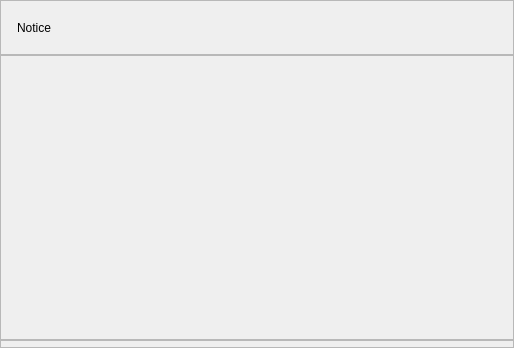
<?xml version="1.0" encoding="UTF-8"?>
<ui version="4.0">
 <class>OMessageBox</class>
 <widget class="QDialog" name="OMessageBox">
  <property name="geometry">
   <rect>
    <x>0</x>
    <y>0</y>
    <width>514</width>
    <height>348</height>
   </rect>
  </property>
  <property name="windowTitle">
   <string>OAbstractMessageBox</string>
  </property>
  <layout class="QVBoxLayout" name="verticalLayout" stretch="0,1,0">
   <property name="spacing">
    <number>0</number>
   </property>
   <property name="leftMargin">
    <number>0</number>
   </property>
   <property name="topMargin">
    <number>0</number>
   </property>
   <property name="rightMargin">
    <number>0</number>
   </property>
   <property name="bottomMargin">
    <number>0</number>
   </property>
   <item>
    <widget class="QFrame" name="frameTitle">
     <property name="minimumSize">
      <size>
       <width>0</width>
       <height>55</height>
      </size>
     </property>
     <property name="frameShape">
      <enum>QFrame::StyledPanel</enum>
     </property>
     <property name="frameShadow">
      <enum>QFrame::Raised</enum>
     </property>
     <layout class="QHBoxLayout" name="horizontalLayout_2" stretch="0,1,0">
      <property name="spacing">
       <number>6</number>
      </property>
      <property name="leftMargin">
       <number>3</number>
      </property>
      <property name="topMargin">
       <number>3</number>
      </property>
      <property name="rightMargin">
       <number>3</number>
      </property>
      <property name="bottomMargin">
       <number>3</number>
      </property>
      <item>
       <widget class="QLabel" name="labelTitleImage">
        <property name="maximumSize">
         <size>
          <width>24</width>
          <height>24</height>
         </size>
        </property>
        <property name="text">
         <string/>
        </property>
        <property name="pixmap">
         <pixmap resource="omessagebox.qrc">:/images/info.png</pixmap>
        </property>
        <property name="scaledContents">
         <bool>true</bool>
        </property>
        <property name="alignment">
         <set>Qt::AlignCenter</set>
        </property>
       </widget>
      </item>
      <item>
       <widget class="QLabel" name="labelTitle">
        <property name="text">
         <string>Notice</string>
        </property>
       </widget>
      </item>
      <item>
       <widget class="QToolButton" name="toolButtonClose">
        <property name="text">
         <string/>
        </property>
        <property name="icon">
         <iconset resource="omessagebox.qrc">
          <normaloff>:/images/close.png</normaloff>:/images/close.png</iconset>
        </property>
        <property name="iconSize">
         <size>
          <width>16</width>
          <height>16</height>
         </size>
        </property>
        <property name="autoRaise">
         <bool>true</bool>
        </property>
       </widget>
      </item>
     </layout>
    </widget>
   </item>
   <item>
    <widget class="QFrame" name="frameText">
     <property name="frameShape">
      <enum>QFrame::StyledPanel</enum>
     </property>
     <property name="frameShadow">
      <enum>QFrame::Raised</enum>
     </property>
     <layout class="QHBoxLayout" name="horizontalLayout" stretch="0,1">
      <property name="spacing">
       <number>0</number>
      </property>
      <property name="leftMargin">
       <number>0</number>
      </property>
      <property name="topMargin">
       <number>0</number>
      </property>
      <property name="rightMargin">
       <number>0</number>
      </property>
      <property name="bottomMargin">
       <number>0</number>
      </property>
      <item>
       <widget class="QLabel" name="labelImage">
        <property name="text">
         <string/>
        </property>
       </widget>
      </item>
      <item>
       <widget class="QLabel" name="labelText">
        <property name="text">
         <string/>
        </property>
        <property name="alignment">
         <set>Qt::AlignCenter</set>
        </property>
       </widget>
      </item>
     </layout>
    </widget>
   </item>
   <item>
    <widget class="QFrame" name="frameBtnBox">
     <property name="frameShape">
      <enum>QFrame::StyledPanel</enum>
     </property>
     <property name="frameShadow">
      <enum>QFrame::Raised</enum>
     </property>
     <layout class="QHBoxLayout" name="horizontalLayout_3">
      <property name="spacing">
       <number>0</number>
      </property>
      <property name="leftMargin">
       <number>3</number>
      </property>
      <property name="topMargin">
       <number>3</number>
      </property>
      <property name="rightMargin">
       <number>3</number>
      </property>
      <property name="bottomMargin">
       <number>3</number>
      </property>
      <item>
       <widget class="QDialogButtonBox" name="buttonBox">
        <property name="standardButtons">
         <set>QDialogButtonBox::NoButton</set>
        </property>
       </widget>
      </item>
     </layout>
    </widget>
   </item>
  </layout>
 </widget>
 <layoutdefault spacing="6" margin="11"/>
 <resources>
  <include location="omessagebox.qrc"/>
 </resources>
 <connections/>
</ui>
